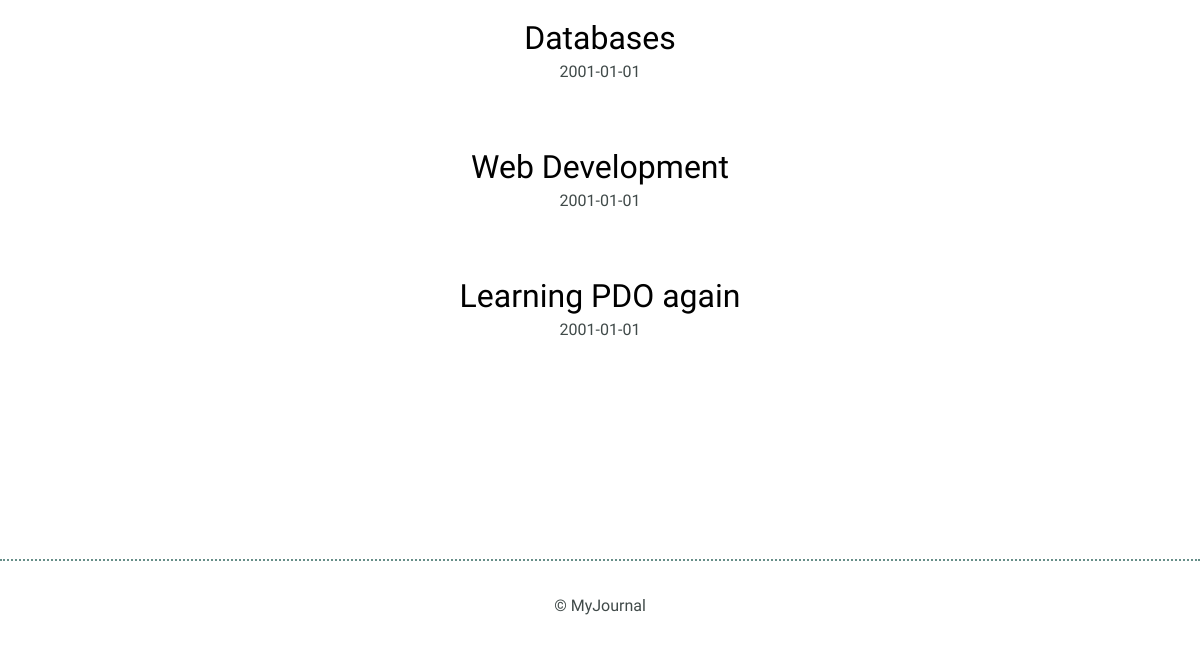
Before: / (lower part) with the older database file.
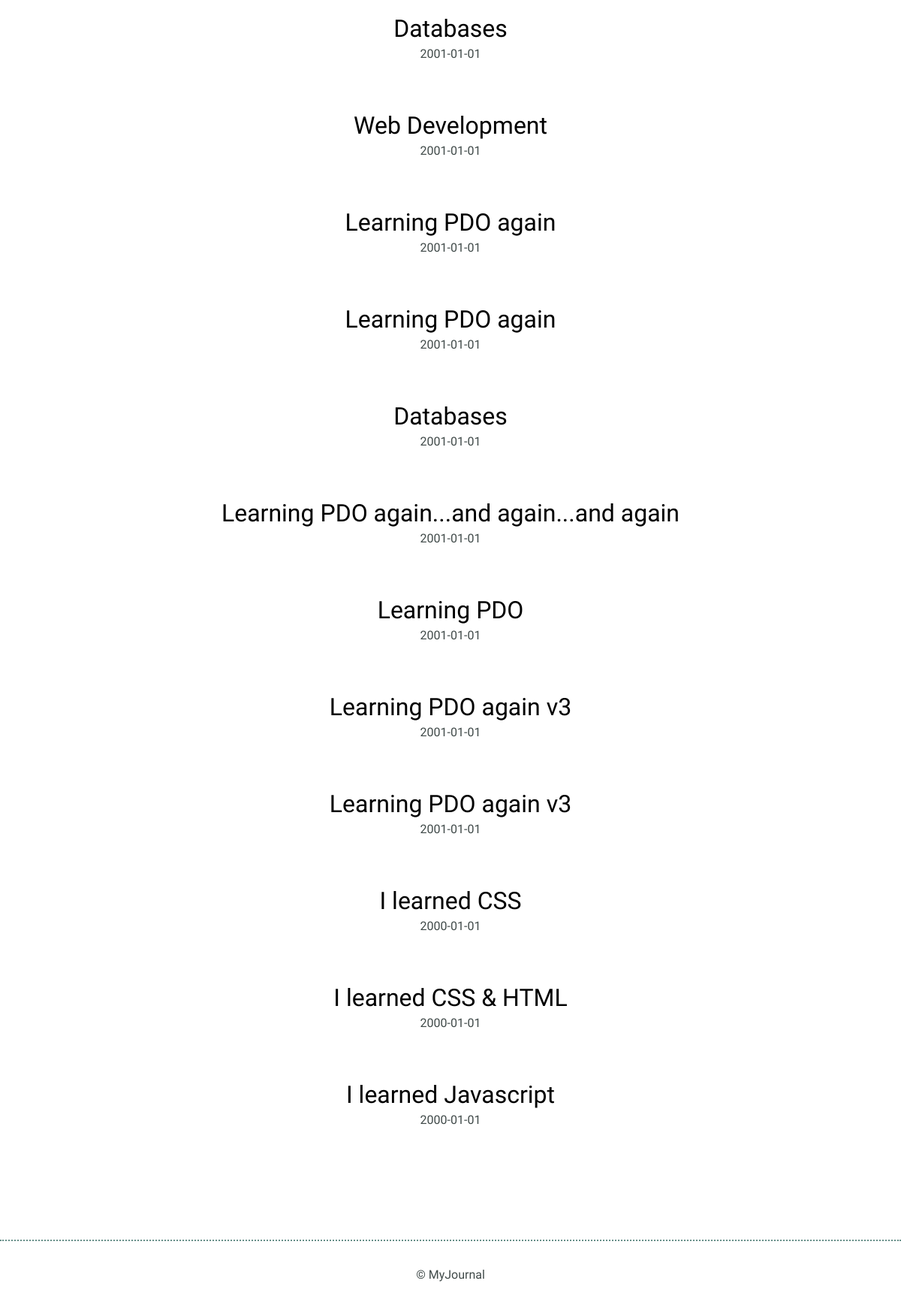
After: the same page with the newer database file.
### tables this page shows
CREATE TABLE "entries" (
	`id`	INTEGER,
	`title`	TEXT,
	`date`	TEXT,
	`time_spent`	INTEGER,
	`learned`	BLOB,
	`resources`	BLOB,
	PRIMARY KEY(`id`)
);

### index.php (the view)
<?php
include("inc/connection.php");
try {
    $results = $db->query('SELECT * FROM entries');
} catch(Exception $e) {
    echo $e->getMessage();
    die();
}
$journalEntries = $results->fetchAll(PDO::FETCH_ASSOC);
include("inc/header.php");
?>
<section>
    <div class="container">
        <div class="entry-list">
              <?php
                foreach($journalEntries as $journalEntry) {
                     echo '<article><h2><a href="detail.php?id='.$journalEntry['id'].'">' .
                     $journalEntry['title'] . '</a></h2>' .
                      '<time datetime="2016-01-31">' .
                      $journalEntry['date'] . '</time></article>';
                       }
                ?>
        </div>
    </div>
</section>
<?php include("inc/footer.php"); ?>

### inc/header.php (shortened to what this page needs)
<html>
    <head>
        <link rel="stylesheet" href="css/normalize.css">
        <link rel="stylesheet" href="css/site.css">
    </head>
    <body>

### inc/footer.php
<footer>
    <div>
        &copy; MyJournal
    </div>
</footer>
</body>
</html>

### css/site.css (style rules this page uses)
body { font-size: 16px; color: #404a49; font-family: 'Cousine', serif; font-weight: 400; }
.container { margin: 0 auto; padding: 0 25px; }
footer { text-align: center; padding: 35px 0; border-top: 2px dotted #678f89; }
h1, h2, h3 { margin: 0; font-weight: 400; line-height: 1em; color: #000; }
h2 { font-size: 32px; }
h2 a { text-decoration: none; color: #000; }
.entry-list, .edit-entry, .new-entry { max-width: 800px; margin: 0 auto; padding: 70px 0 150px 0; }
.entry-list article { margin-bottom: 70px; text-align: center; }
.entry-list article:last-child { margin-bottom: 0; }
.entry-list article h2 { margin-bottom: 8px; }

Changed rows visible on the page:
added entries: title "Learning PDO again", date "2001-01-01"
added entries: title "Databases", date "2001-01-01"
added entries: title "Learning PDO again...and again...and again", date "2001-01-01"
added entries: title "Learning PDO", date "2001-01-01"
added entries: title "Learning PDO again v3", date "2001-01-01"
added entries: title "Learning PDO again v3", date "2001-01-01"
added entries: title "I learned CSS", date "2000-01-01"
added entries: title "I learned CSS & HTML", date "2000-01-01"
added entries: title "I learned Javascript", date "2000-01-01"
